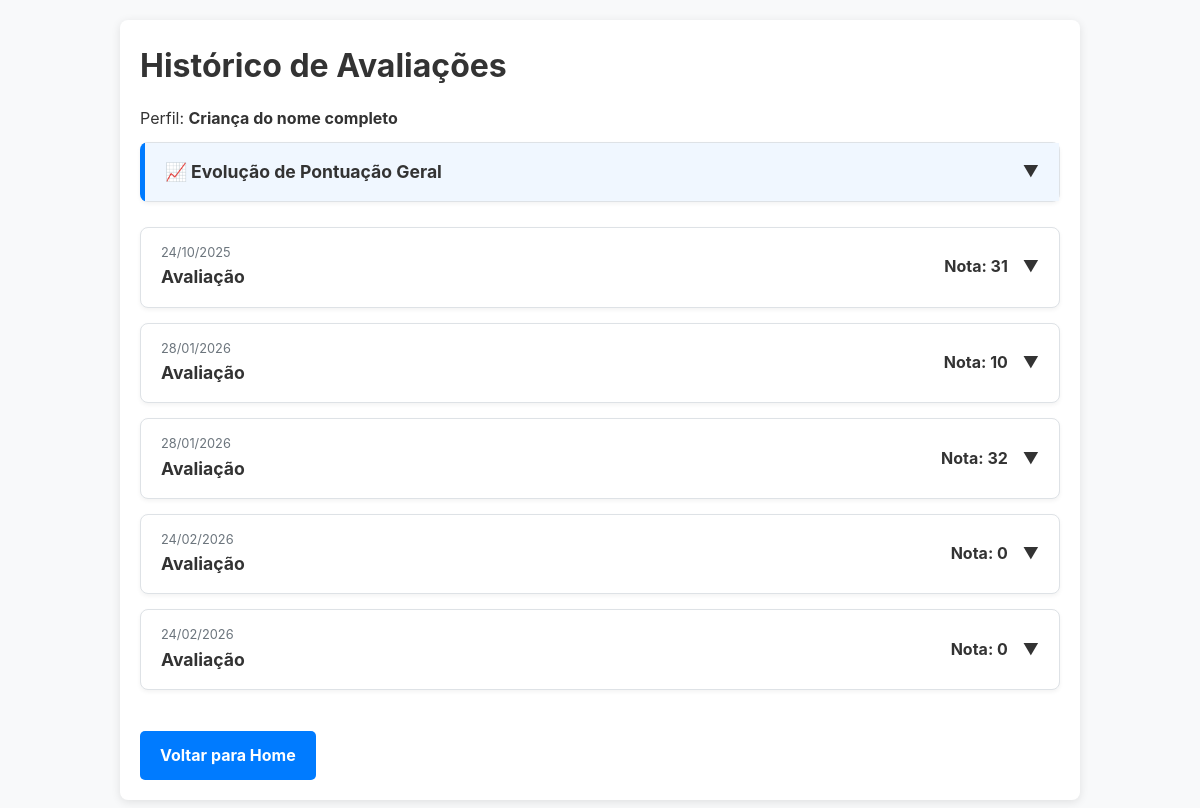
The page /history/ (signed in) on the database as committed earlier.
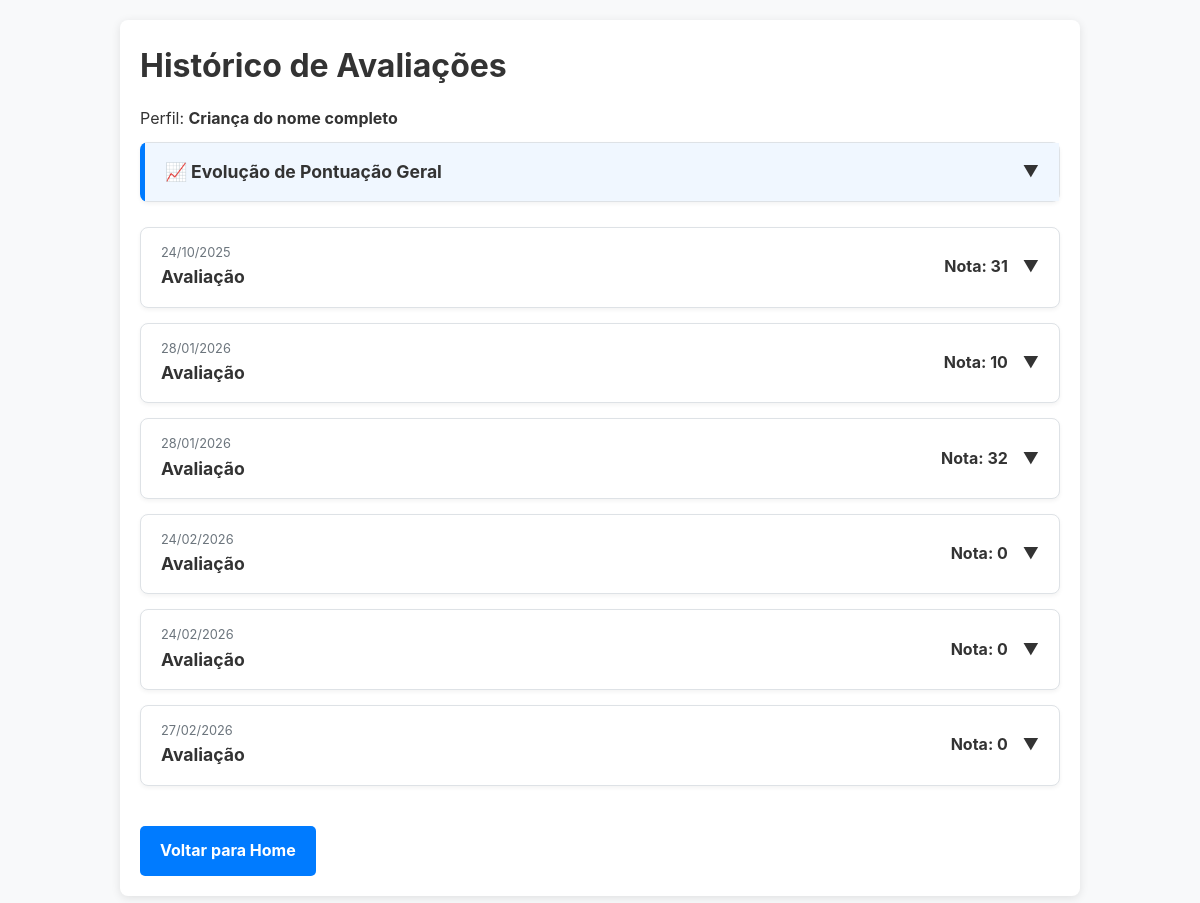
The same page on the database as committed later.
### core/models.py (models this page shows, shortened)
class Profile(models.Model):
    user = models.ForeignKey(User, on_delete=models.CASCADE, related_name='profiles')
    name = models.CharField(max_length=255, verbose_name="Nome Completo")
    GRAU_AUTISMO_CHOICES = [
        ('1', 'Nível 1 - Leve'),
        ('2', 'Nível 2 - Moderado'),
        ('3', 'Nível 3 - Severo'),
    ]
    data_nascimento = models.DateField(verbose_name="Data de Nascimento")
    grau_autismo = models.CharField(
        max_length=1,
        choices=GRAU_AUTISMO_CHOICES,
        verbose_name="Grau de Autismo"
    )
    tem_laudo = models.BooleanField(default=False, verbose_name="Possui laudo médico?")
    is_active = models.BooleanField(default=True, verbose_name="Está ativo?")
    created_at = models.DateTimeField(auto_now_add=True)
    class Meta:
        unique_together = ('user', 'name')

class AssessmentResult(models.Model):
    profile = models.ForeignKey(Profile, on_delete=models.CASCADE, related_name='assessment_results')
    assessment = models.ForeignKey(Assessment, on_delete=models.PROTECT)
    completed_at = models.DateTimeField(auto_now_add=True)
    def get_total_score(self):
        return sum(result.score for result in self.section_results.all())

class Assessment(models.Model):
    title = models.CharField(max_length=200, verbose_name="Título")
    description = models.TextField(blank=True, null=True, verbose_name="Descrição")

class SectionResult(models.Model):
    assessment_result = models.ForeignKey(AssessmentResult, on_delete=models.CASCADE, related_name='section_results')
    section = models.ForeignKey(Section, on_delete=models.PROTECT)
    score = models.IntegerField(verbose_name="Pontuação")
    def get_tip(self):
        if self.score <= 4:
            return self.section.tip_low
        elif self.score <= 6:
            return self.section.tip_medium
        else:
            return self.section.tip_high

### core/views.py (the view)
    def _wrapped_view(request, *args, **kwargs):
        if 'selected_profile_id' not in request.session:
            return redirect('profile_select')
        return view_func(request, *args, **kwargs)

### core/views.py (called while the page is built)
def profile_required(view_func):
    def _wrapped_view(request, *args, **kwargs):
        if 'selected_profile_id' not in request.session:
            return redirect('profile_select')
        return view_func(request, *args, **kwargs)
    return _wrapped_view

@login_required
@profile_required
def assessment_history(request):
    profile = Profile.objects.get(id=request.session['selected_profile_id'])
    results = profile.assessment_results.prefetch_related('section_results__section').all()
    return render(request, 'core/assessment_history.html', {'results': results, 'profile': profile})

### core/templates/core/assessment_history.html (shortened to what this page needs)
{% extends "core/base.html" %}
{% block content %}
  <h1>Histórico de Avaliações</h1>
  <p>Perfil: <strong>{{ profile.name }}</strong></p>
  {% if results %}
  <details class="assessment-accordion chart-accordion" style="border-left: 5px solid var(--cor-primaria); margin-bottom: 25px;">
      <summary class="assessment-summary" style="background-color: #f0f7ff;">
        <div class="summary-info">
          <span class="summary-title">📈 Evolução de Pontuação Geral</span>
        </div>
        <div class="summary-score">
          <span class="icon">▼</span>
        </div>
      </summary>
  </details>
  {% endif %}
  {% for result in results %}
    <details class="assessment-accordion">
      <summary class="assessment-summary">
        <div class="summary-info">
          <span class="summary-date">{{ result.completed_at|date:"d/m/Y" }}</span>
          <span class="summary-title">{{ result.assessment.title }}</span>
        </div>
        <div class="summary-score">
          <strong>Nota: {{ result.get_total_score }}</strong>
          <span class="icon">▼</span>
        </div>
      </summary>
    </details>
  {% empty %}
    <p>Ainda não há avaliações concluídas.</p>
  {% endfor %}
  <br>
  <a href="{% url 'home' %}" class="button">Voltar para Home</a>
{% endblock %}

### core/templates/core/base.html (shortened to what this page needs)
{% load static %}
{% load pwa %} <!DOCTYPE html>
<html lang="pt-br">
<head>
    <link rel="stylesheet" href="{% static 'css/style.css' %}">
</head>
<body>
    <main class="container">
        {% block content %}
        {% endblock %}
    </main>
</body>
</html>

### static/css/style.css (style rules this page uses)
:root { --cor-primaria: #007bff; --cor-primaria-hover: #0056b3; --cor-texto: #333; --cor-fundo: #f8f9fa; --cor-branco: #ffffff; --cor-borda: #dee2e6; --cor-perigo: #dc3545; }
* { box-sizing: border-box; margin: 0; padding: 0; }
body { font-family: -apple-system, BlinkMacSystemFont, "Segoe UI", Roboto, "Helvetica Neue", Arial, sans-serif; background-color: var(--cor-fundo); color: var(--cor-texto); line-height: 1.6; }
.container { width: 90%; max-width: 960px; margin: 20px auto; padding: 20px; background-color: var(--cor-branco); border-radius: 8px; box-shadow: 0 2px 10px rgba(0,0,0,0.1); }
h1, h2, h3 { margin-bottom: 15px; color: var(--cor-texto); }
p { margin-bottom: 10px; }
button, a.button { display: inline-block; padding: 12px 20px; border: none; border-radius: 5px; background-color: var(--cor-primaria); color: var(--cor-branco); font-size: 16px; font-weight: bold; text-align: center; text-decoration: none; cursor: pointer; transition: background-color 0.3s ease; }
a { color: var(--cor-primaria); text-decoration: none; }
.assessment-accordion { background-color: var(--cor-branco); border: 1px solid var(--cor-borda); border-radius: 8px; margin-bottom: 15px; box-shadow: 0 2px 4px rgba(0,0,0,0.05); }
.assessment-summary { padding: 15px 20px; list-style: none; cursor: pointer; display: flex; justify-content: space-between; align-items: center; }
.summary-info { display: flex; flex-direction: column; }
.summary-date { font-size: 0.8em; color: #6c757d; }
.summary-title { font-weight: bold; font-size: 1.1em; }
.summary-score { display: flex; align-items: center; gap: 15px; }

Rows that differ between the two databases and show on the page:
added AssessmentResult: completed_at "27/02/2026", assessment "Avaliação", get_total_score "0"
